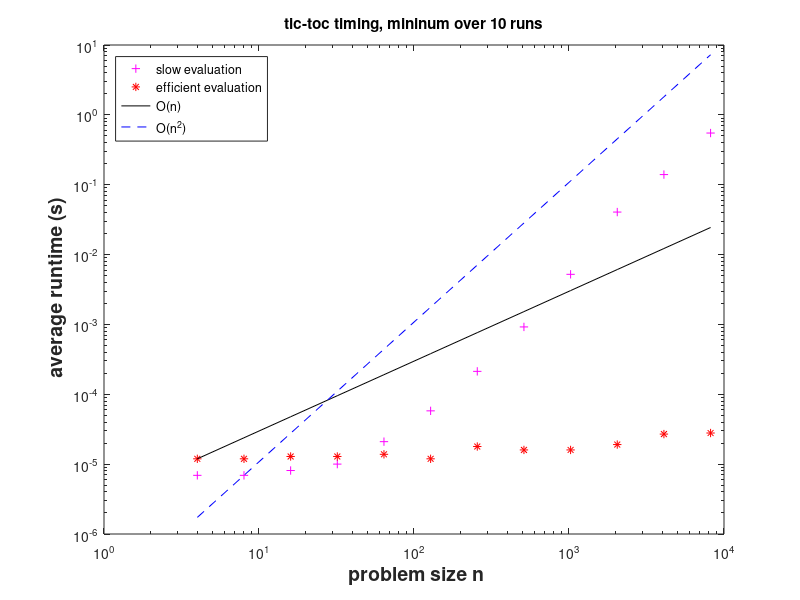

Write the MATLAB code that produced this figure.
function dottenstiming(N,nruns)
% This function compares the runtimes for the multiplication of a vector with a
% rank-1 matrix $\Va\Vb^{\top}$, $\Va,\Vb\in\bbR^n$ using different associative
% evaluations measurements consider minimal time for several (\texttt{nruns}) runs

if (nargin < 1), N = 2.^(2:13); end
if (nargin < 2), nruns = 10; end 

times = []; % matrix for storing recorded runtimes
for n=N
  % Initialize dense vectors $\Va$, $\Vb$, $\Vx$ (column vectors!)
  a = (1:n)'; b = (n:-1:1)'; x = rand(n,1);

  % Measuring times using MATLAB tic-toc commands
  tfool = realmax; for i=1:nruns,  tic; y = (a*b')*x; tfool = min(tfool,toc); end;  
  tsmart = realmax; for i=1:nruns,  tic; y = a*dot(b',x); tsmart = min(tsmart,toc); end;  
  times = [times;n, tfool, tsmart];
end

% log-scale plot for investigation of asymptotic complexity
figure('name','dottenstiming');
loglog(times(:,1),times(:,2),'m+',...
       times(:,1),times(:,3),'r*',...
       times(:,1),times(:,1)*times(1,3)/times(1,1),'k-',...
       times(:,1),(times(:,1).^2)*times(2,2)/(times(2,1)^2),'b--');
xlabel('{\bf problem size n}','fontsize',14);
ylabel('{\bf average runtime (s)}','fontsize',14);
title('tic-toc timing, mininum over 10 runs');
legend('slow evaluation','efficient evaluation',...
       'O(n)','O(n^2)','location','northwest');
print -depsc2 '../PICTURES/dottenstiming.eps';

  
